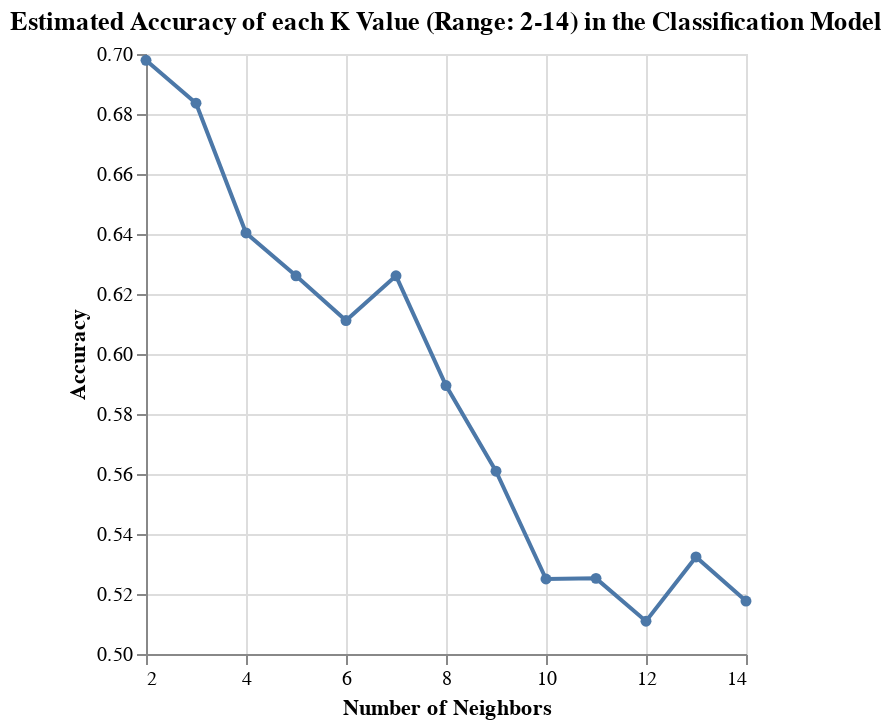

Write notebook code for a chart like this one.
### Markdown cell above
This block of code performs 5-fold cross validation for the classification model using K=3. The validation scores of the test_score column depict the mean (estimated accuracy) and the standard error (measure of uncertainty around the mean value) for the model. As a result, the KNN model with K=3 is expected to correctly classify approximately 73% of the test data, and the standard error of 3.71% indicates that the accuracy can be expected to fall approximately between 70% and 76%. The validation scores collected from this 5-fold cross validation help give a performance control for a classification model with K=3, and  can be used for comparison once the optimal K value is found. This is because these scores help assess the model's ability to generalize across different splits of the data and how consistent its performance is.

### Code cell
# selecting k value
param_grid = {
    "kneighborsclassifier__n_neighbors": range(2, 15, 1),
}

# making tuning pipeline
players_tune_pipe = make_pipeline(players_sessions_preprocessor, KNeighborsClassifier())

# knn tuning grid
knn_tune_grid = GridSearchCV(
     players_tune_pipe, param_grid, cv=4,
)#if you want higher precision, add scoring='precision', so when we call best_params_ it will show precision

#knn model grid
knn_model_grid = knn_tune_grid.fit(X_train,y_train)

accuracies_grid= pd.DataFrame(knn_model_grid.cv_results_)
accuracies_grid

#plot accuracies grid
accuracy_versus_k_grid = alt.Chart(accuracies_grid, title='Estimated Accuracy of each K Value (Range: 2-14) in the Classification Model ').mark_line(point=True).encode(
     x=alt.X("param_kneighborsclassifier__n_neighbors")
         .title("Number of Neighbors")
         .scale(zero=False),
     y=alt.Y("mean_test_score")
         .title("Accuracy")
         .scale(zero=False)
 )

accuracy_versus_k_grid

### Figure 1 — Vega-Lite specification as saved in the notebook (floating-point values rounded to 4 significant figures)
{"config": {"view": {"continuousWidth": 300, "continuousHeight": 300}}, "data": {"name": "data-c5be3a315051b49a4c760356e0f407a1"}, "mark": {"type": "line", "point": true}, "encoding": {"x": {"field": "param_kneighborsclassifier__n_neighbors", "scale": {"zero": false}, "title": "Number of Neighbors", "type": "quantitative"}, "y": {"field": "mean_test_score", "scale": {"zero": false}, "title": "Accuracy", "type": "quantitative"}}, "title": "Estimated Accuracy of each K Value (Range: 2-14) in the Classification Model ", "$schema": "https://vega.github.io/schema/vega-lite/v5.20.1.json", "datasets": {"data-c5be3a315051b49a4c760356e0f407a1": [{"mean_fit_time": 0.004743, "std_fit_time": 0.0006205, "mean_score_time": 0.005143, "std_score_time": 0.0004032, "param_kneighborsclassifier__n_neighbors": 2, "params": {"kneighborsclassifier__n_neighbors": 2}, "split0_test_score": 0.8571, "split1_test_score": 0.6571, "split2_test_score": 0.5714, "split3_test_score": 0.7059, "mean_test_score": 0.6979, "std_test_score": 0.1038, "rank_test_score": 1}, {"mean_fit_time": 0.00427, "std_fit_time": 5.902e-05, "mean_score_time": 0.006392, "std_score_time": 0.002722, "param_kneighborsclassifier__n_neighbors": 3, "params": {"kneighborsclassifier__n_neighbors": 3}, "split0_test_score": 0.8286, "split1_test_score": 0.6, "split2_test_score": 0.6, "split3_test_score": 0.7059, "mean_test_score": 0.6836, "std_test_score": 0.0942, "rank_test_score": 2}, {"mean_fit_time": 0.004239, "std_fit_time": 4.846e-05, "mean_score_time": 0.004826, "std_score_time": 8.236e-05, "param_kneighborsclassifier__n_neighbors": 4, "params": {"kneighborsclassifier__n_neighbors": 4}, "split0_test_score": 0.7429, "split1_test_score": 0.5143, "split2_test_score": 0.6571, "split3_test_score": 0.6471, "mean_test_score": 0.6403, "std_test_score": 0.08174, "rank_test_score": 3}, {"mean_fit_time": 0.004201, "std_fit_time": 8.083e-05, "mean_score_time": 0.004754, "std_score_time": 2.231e-05, "param_kneighborsclassifier__n_neighbors": 5, "params": {"kneighborsclassifier__n_neighbors": 5}, "split0_test_score": 0.7429, "split1_test_score": 0.5429, "split2_test_score": 0.5714, "split3_test_score": 0.6471, "mean_test_score": 0.6261, "std_test_score": 0.07744, "rank_test_score": 4}, {"mean_fit_time": 0.004205, "std_fit_time": 9.526e-05, "mean_score_time": 0.004803, "std_score_time": 4.028e-05, "param_kneighborsclassifier__n_neighbors": 6, "params": {"kneighborsclassifier__n_neighbors": 6}, "split0_test_score": 0.7429, "split1_test_score": 0.5714, "split2_test_score": 0.5714, "split3_test_score": 0.5588, "mean_test_score": 0.6111, "std_test_score": 0.07622, "rank_test_score": 6}, {"mean_fit_time": 0.00412, "std_fit_time": 1.384e-05, "mean_score_time": 0.004758, "std_score_time": 4.556e-05, "param_kneighborsclassifier__n_neighbors": 7, "params": {"kneighborsclassifier__n_neighbors": 7}, "split0_test_score": 0.7714, "split1_test_score": 0.5429, "split2_test_score": 0.5429, "split3_test_score": 0.6471, "mean_test_score": 0.6261, "std_test_score": 0.0941, "rank_test_score": 4}, {"mean_fit_time": 0.00415, "std_fit_time": 4.551e-05, "mean_score_time": 0.004749, "std_score_time": 1.406e-05, "param_kneighborsclassifier__n_neighbors": 8, "params": {"kneighborsclassifier__n_neighbors": 8}, "split0_test_score": 0.7429, "split1_test_score": 0.5143, "split2_test_score": 0.5714, "split3_test_score": 0.5294, "mean_test_score": 0.5895, "std_test_score": 0.09098, "rank_test_score": 7}, {"mean_fit_time": 0.004149, "std_fit_time": 5.664e-05, "mean_score_time": 0.004769, "std_score_time": 8.519e-05, "param_kneighborsclassifier__n_neighbors": 9, "params": {"kneighborsclassifier__n_neighbors": 9}, "split0_test_score": 0.7143, "split1_test_score": 0.5143, "split2_test_score": 0.4857, "split3_test_score": 0.5294, "mean_test_score": 0.5609, "std_test_score": 0.08992, "rank_test_score": 8}, {"mean_fit_time": 0.004157, "std_fit_time": 4.726e-05, "mean_score_time": 0.00475, "std_score_time": 3.448e-05, "param_kneighborsclassifier__n_neighbors": 10, "params": {"kneighborsclassifier__n_neighbors": 10}, "split0_test_score": 0.6571, "split1_test_score": 0.4857, "split2_test_score": 0.4571, "split3_test_score": 0.5, "mean_test_score": 0.525, "std_test_score": 0.07784, "rank_test_score": 11}, {"mean_fit_time": 0.004422, "std_fit_time": 4.096e-05, "mean_score_time": 0.005017, "std_score_time": 3.63e-05, "param_kneighborsclassifier__n_neighbors": 11, "params": {"kneighborsclassifier__n_neighbors": 11}, "split0_test_score": 0.6, "split1_test_score": 0.4857, "split2_test_score": 0.4857, "split3_test_score": 0.5294, "mean_test_score": 0.5252, "std_test_score": 0.04672, "rank_test_score": 10}, {"mean_fit_time": 0.004242, "std_fit_time": 0.000104, "mean_score_time": 0.004762, "std_score_time": 3.992e-05, "param_kneighborsclassifier__n_neighbors": 12, "params": {"kneighborsclassifier__n_neighbors": 12}, "split0_test_score": 0.6, "split1_test_score": 0.4286, "split2_test_score": 0.4857, "split3_test_score": 0.5294, "mean_test_score": 0.5109, "std_test_score": 0.06264, "rank_test_score": 13}, {"mean_fit_time": 0.004093, "std_fit_time": 1.261e-05, "mean_score_time": 0.004718, "std_score_time": 1.436e-05, "param_kneighborsclassifier__n_neighbors": 13, "params": {"kneighborsclassifier__n_neighbors": 13}, "split0_test_score": 0.6857, "split1_test_score": 0.4286, "split2_test_score": 0.4857, "split3_test_score": 0.5294, "mean_test_score": 0.5324, "std_test_score": 0.09549, "rank_test_score": 9}, {"mean_fit_time": 0.004339, "std_fit_time": 0.0002548, "mean_score_time": 0.005129, "std_score_time": 0.0005402, "param_kneighborsclassifier__n_neighbors": 14, "params": {"kneighborsclassifier__n_neighbors": 14}, "split0_test_score": 0.6571, "split1_test_score": 0.4286, "split2_test_score": 0.5143, "split3_test_score": 0.4706, "mean_test_score": 0.5176, "std_test_score": 0.08605, "rank_test_score": 12}]}}
